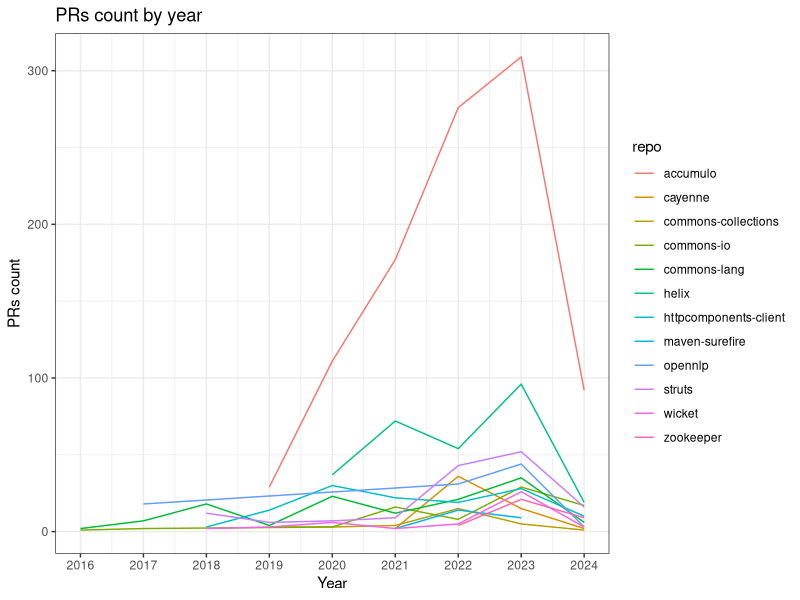
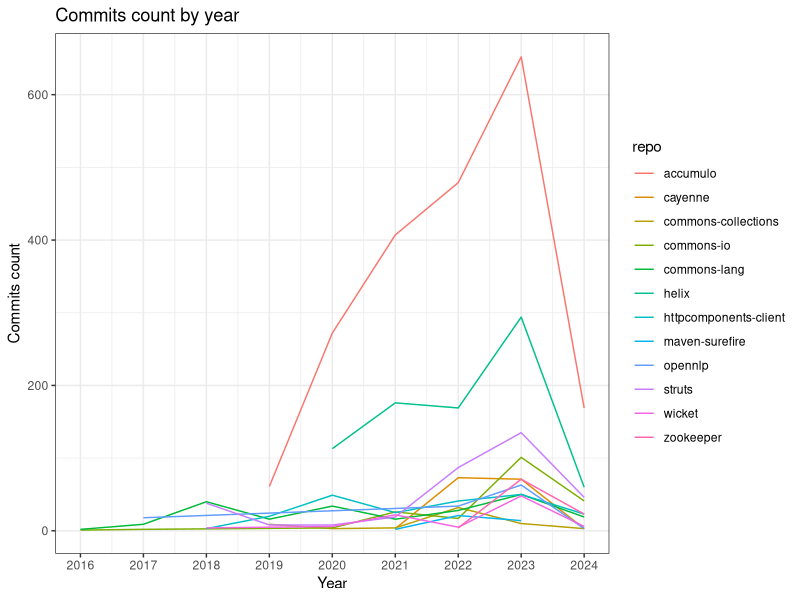
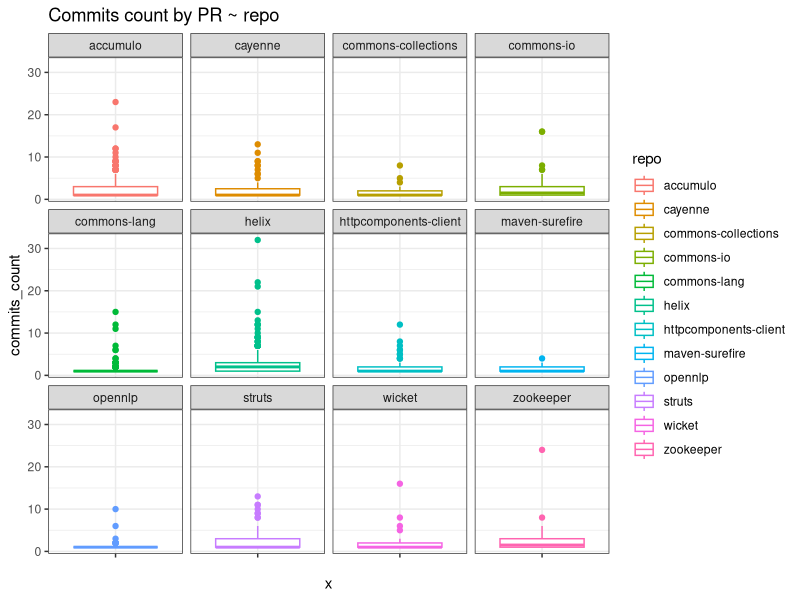
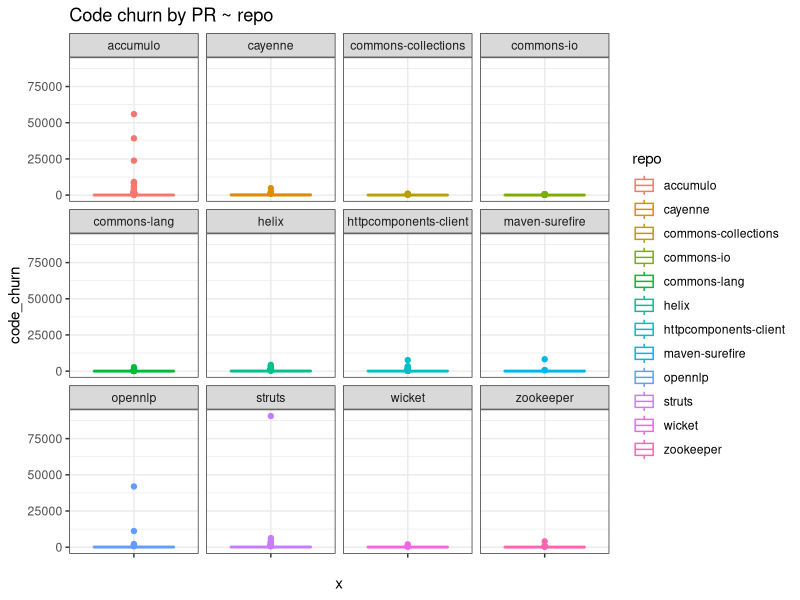
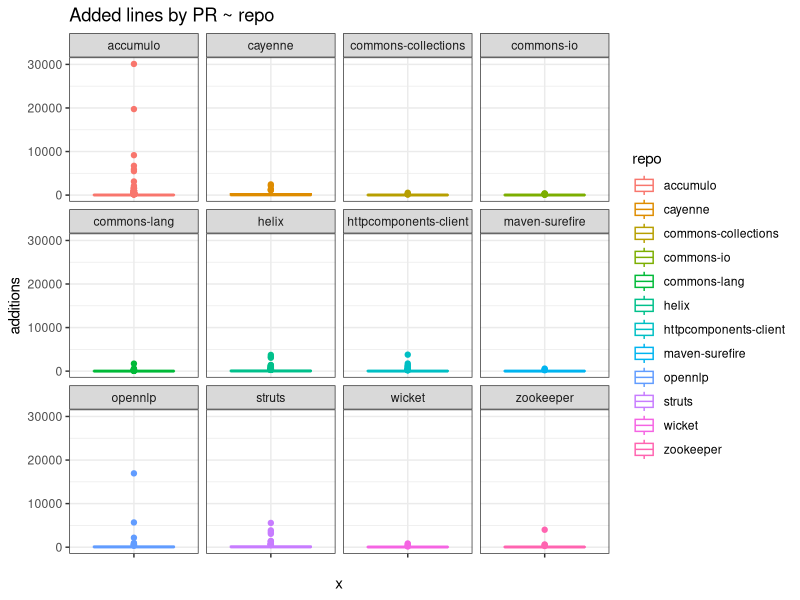
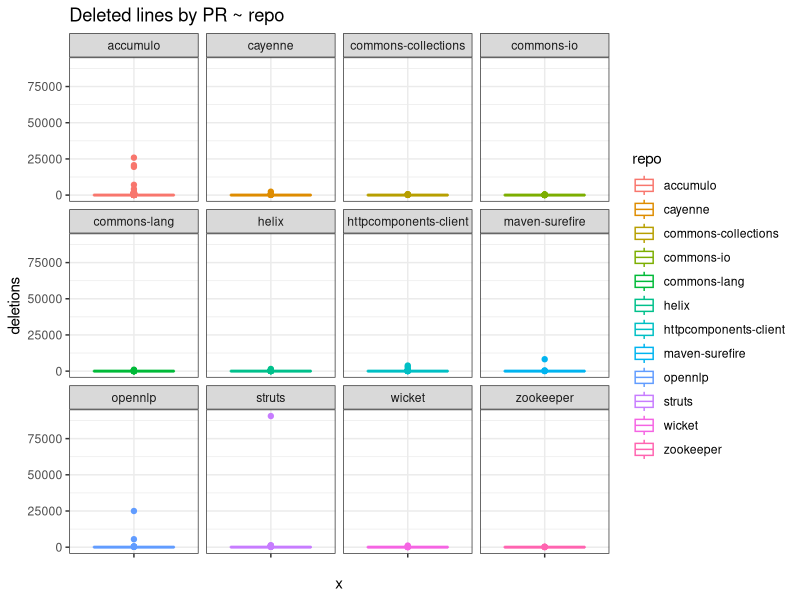
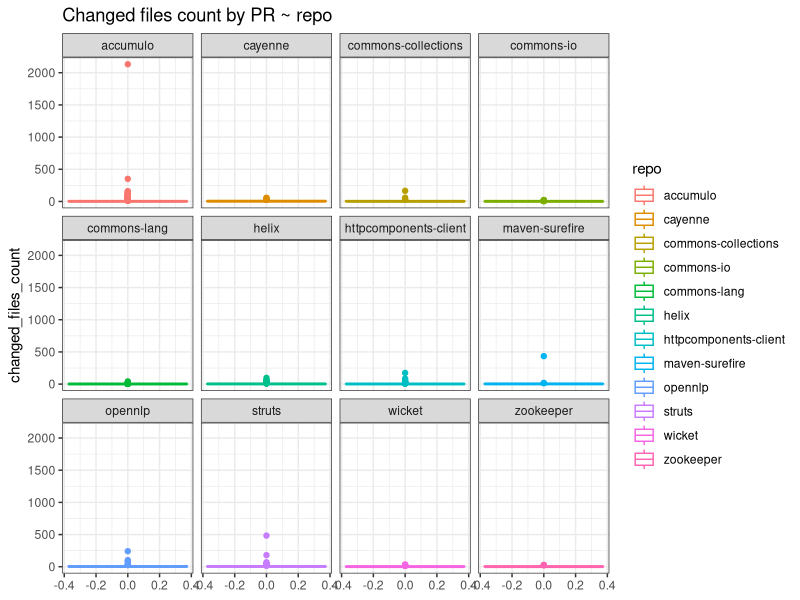
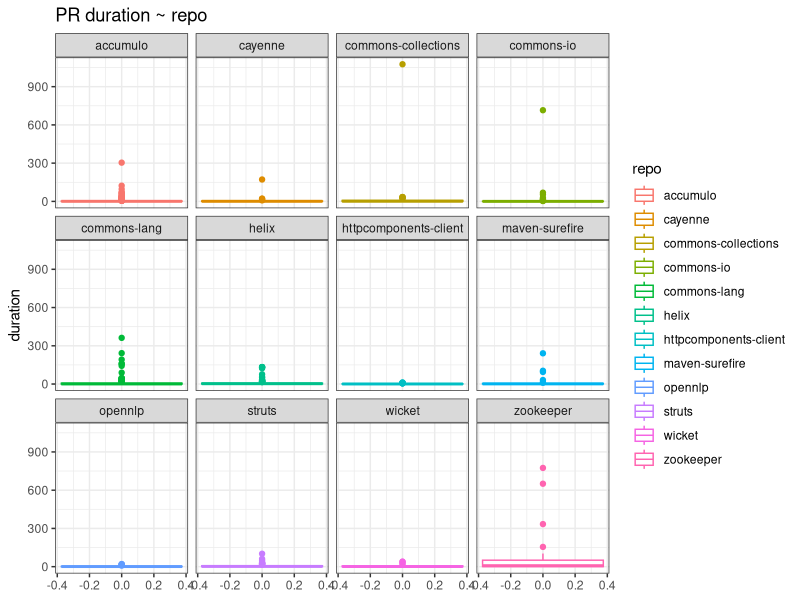

Source code (R) for these figures, in order:
## ---- chunk 1
knitr::opts_chunk$set(echo = TRUE)

library(dplyr)
library(ggplot2)
library(lubridate)
library(GGally)

theme_set(theme_bw())
prs_characterization <- read.csv("../data/prs_characterization.csv")

prs_characterization <- prs_characterization %>%
    mutate(
        code_churn = additions + deletions,
        merged_at = as_datetime(merged_at),
        created_at = as_datetime(created_at),
        duration = difftime(created_at, merged_at, units = "days")
    )

prs_characterization <- prs_characterization %>%
    mutate(
        duration = abs(as.numeric(duration)),
    )
## ---- chunk 2
glimpse(prs_characterization)
## ---- chunk 3
prs_characterization %>% count()
## ---- chunk 4
prs_characterization %>%
    group_by(repo) %>%
    count()
## ---- chunk 5
sum(prs_characterization$commits_count)
## ---- chunk 6
prs_characterization %>%
    group_by(repo) %>%
    summarise(sum(commits_count))
## ---- chunk 7
prs_characterization %>%
    group_by(repo) %>%
    summarise(
        min_date = min(merged_at),
        max_date = max(merged_at),
        age_in_days = difftime(min(merged_at), max(merged_at), units = "days")
    ) %>%
    mutate(
    age_in_days = abs(as.numeric(age_in_days)),
    age_in_years = abs(as.numeric(age_in_days))/365.25
    )

prs_characterization %>%
    group_by(repo) %>%
    summarise(
        mean_commits = mean(commits_count),
        median_commits = median(commits_count),
        mean_changed_files = mean(changed_files_count),
        median_changed_files = median(changed_files_count)
    )

prs_characterization %>%
    group_by(repo) %>%
    summarise(
        mean_code_churn = mean(code_churn),
        median_code_churn = median(code_churn),
        mean_duration = mean(duration)
    )
## ---- chunk 8
data.frame(repo = c("accumulo", "cayenne", "commons-collections","commons-io", "commons-lang", "helix", "httpcomponents-client", "maven-surefire", "opennlp", "struts", "wicket", "zookeeper"), NCLOC = c(440441, 318428, 67690, 30501, 95929, 189487, 76964, 110481, 155900, 234331, 251505, 131712), classes = c(5164, 4716, 839, 288, 918, 2106, 879, 3036, 2478, 3419, 5254, 1542))
## ---- chunk 9
prs_characterization %>%
    mutate(year = lubridate::year(merged_at)) %>%
    group_by(year, repo) %>%
    summarise(PRs_quantity = n(), .groups = 'drop') %>%
    ggplot(aes(x = year, y = PRs_quantity, color=repo)) + 
    geom_line() +
    labs(x = "Year", y = "PRs count") + 
    ggtitle("PRs count by year") +
    scale_x_continuous(breaks = unique(lubridate::year(prs_characterization$merged_at)))

prs_characterization %>%
    mutate(year = lubridate::year(merged_at)) %>%
    group_by(year, repo) %>%
    summarise(commits_quantity = sum(commits_count), .groups = 'drop') %>%
    ggplot(aes(x = year, y = commits_quantity, color=repo)) + 
    geom_line() +
    labs(x = "Year", y = "Commits count") + 
    ggtitle("Commits count by year") +
    scale_x_continuous(breaks = unique(lubridate::year(prs_characterization$merged_at)))
## ---- chunk 10
tapply(prs_characterization$commits_count, prs_characterization$repo, summary)

prs_characterization %>%
    ggplot(aes(x = "", y = commits_count, color=repo)) +
      geom_boxplot() +
      facet_wrap(~repo) +
      labs(title = "Commits count by PR ~ repo")
## ---- chunk 11
tapply(prs_characterization$code_churn, prs_characterization$repo, summary)

prs_characterization %>%
    ggplot(aes(x = "", y = code_churn, color=repo)) +
      geom_boxplot() +
      facet_wrap(~repo) +
      labs(title = "Code churn by PR ~ repo")
## ---- chunk 12
tapply(prs_characterization$additions, prs_characterization$repo, summary)

prs_characterization %>%
    ggplot(aes(x = "", y = additions, color=repo)) +
      geom_boxplot() +
      facet_wrap(~repo) +
      labs(title = "Added lines by PR ~ repo")
## ---- chunk 13
tapply(prs_characterization$deletions, prs_characterization$repo, summary)

prs_characterization %>%
    ggplot(aes(x = "", y = deletions, color=repo)) +
      geom_boxplot() +
      facet_wrap(~repo) +
      labs(title = "Deleted lines by PR ~ repo")
## ---- chunk 14
tapply(prs_characterization$changed_files_count, prs_characterization$repo, summary)

prs_characterization %>%
    ggplot(aes(y = changed_files_count, color=repo)) +
      geom_boxplot() +
      facet_wrap(~repo) +
      labs(title = "Changed files count by PR ~ repo")
## ---- chunk 15
tapply(prs_characterization$duration, prs_characterization$repo, summary)

prs_characterization %>%
    ggplot(aes(y = duration, color=repo)) +
      geom_boxplot() +
      facet_wrap(~repo) +
      labs(title = "PR duration ~ repo")
## ---- chunk 16
prs_characterization %>%
    ggplot(aes(x = duration, y = commits_count, color=repo)) + 
    geom_point(alpha=0.75) +
    labs(x = "Duration", y = "Commits count") + 
    ggtitle("Commits count per duration")

prs_characterization %>%
    ggplot(aes(x = duration, y = changed_files_count, color=repo)) + 
    geom_point(alpha=0.75) +
    labs(x = "Duration", y = "Changed files count") + 
    ggtitle("Changed files count per duration")

prs_characterization %>%
    ggplot(aes(x = duration, y = code_churn, color=repo)) + 
    geom_point(alpha=0.75) +
    labs(x = "Duration", y = "Code churn") + 
    ggtitle("Code churn per duration")

prs_characterization %>%
    ggplot(aes(x = changed_files_count, y = code_churn, color=repo)) + 
    geom_point(alpha=0.75) +
    labs(x = "Changed files count", y = "Code churn") + 
    ggtitle("Code churn per changed files count")
## ---- chunk 17
prs_characterization %>%
    select(additions, deletions, changed_files_count, commits_count, code_churn, duration) %>%
    ggpairs(title="Correlation between features")
